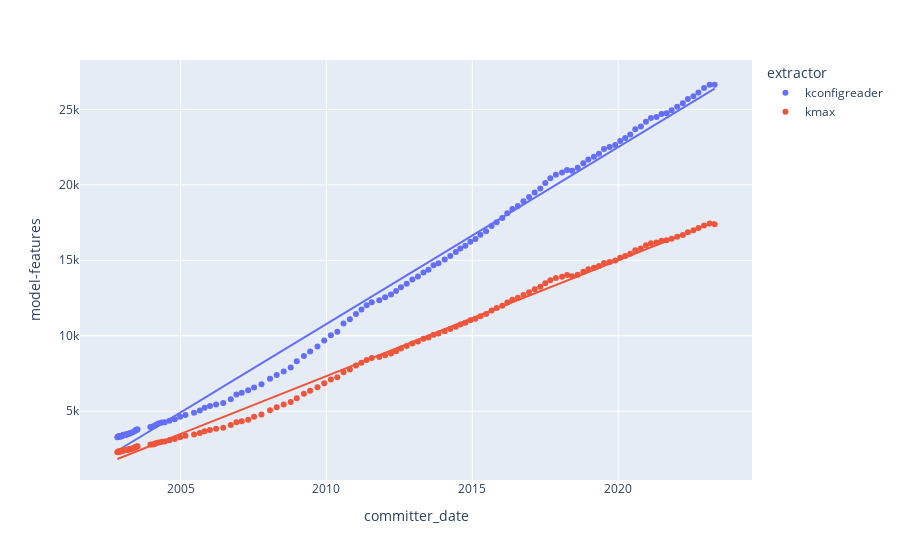

This figure's notebook cell:
### Code cell
fig = px.scatter(df, x='committer_date', y='model-features', hover_data=['revision'], trendline='ols', color='extractor')
print("~#features added per week (kconfigreader): " + str(int(added_weekly(fig, 0))))
print("~#features added per week (kmax): " + str(int(added_weekly(fig, 1))))
fig

### Figure 1 — Plotly figure (JSON) as saved in the notebook; plotly's stock layout.template omitted (floating-point values rounded to 4 significant figures; data arrays with more than 128 entries replaced by an {"elided": "..."} marker saying what was removed)
{"data": [{"customdata": {"elided": "136x1 str values"}, "hovertemplate": "extractor=kconfigreader<br>committer_date=%{x}<br>model-features=%{y}<br>revision=%{customdata[0]}<extra></extra>", "legendgroup": "kconfigreader", "marker": {"color": "#636efa", "symbol": "circle"}, "mode": "markers", "name": "kconfigreader", "orientation": "v", "showlegend": true, "type": "scatter", "x": {"elided": "136 str values"}, "xaxis": "x", "y": {"elided": "136 int values"}, "yaxis": "y"}, {"hovertemplate": "<b>OLS trendline</b><br>model-features = 3.71555e-05 * committer_date + -36122.6<br>R<sup>2</sup>=0.993040<br><br>extractor=kconfigreader<br>committer_date=%{x}<br>model-features=%{y} <b>(trend)</b><extra></extra>", "legendgroup": "kconfigreader", "marker": {"color": "#636efa", "symbol": "circle"}, "mode": "lines", "name": "kconfigreader", "showlegend": false, "type": "scatter", "x": {"elided": "136 str values"}, "xaxis": "x", "y": {"elided": "136 float values"}, "yaxis": "y"}, {"customdata": {"elided": "136x1 str values"}, "hovertemplate": "extractor=kmax<br>committer_date=%{x}<br>model-features=%{y}<br>revision=%{customdata[0]}<extra></extra>", "legendgroup": "kmax", "marker": {"color": "#EF553B", "symbol": "circle"}, "mode": "markers", "name": "kmax", "orientation": "v", "showlegend": true, "type": "scatter", "x": {"elided": "136 str values"}, "xaxis": "x", "y": {"elided": "136 int values"}, "yaxis": "y"}, {"hovertemplate": "<b>OLS trendline</b><br>model-features = 2.43169e-05 * committer_date + -23368<br>R<sup>2</sup>=0.995549<br><br>extractor=kmax<br>committer_date=%{x}<br>model-features=%{y} <b>(trend)</b><extra></extra>", "legendgroup": "kmax", "marker": {"color": "#EF553B", "symbol": "circle"}, "mode": "lines", "name": "kmax", "showlegend": false, "type": "scatter", "x": {"elided": "136 str values"}, "xaxis": "x", "y": {"elided": "136 float values"}, "yaxis": "y"}], "layout": {"legend": {"title": {"text": "extractor"}, "tracegroupgap": 0}, "margin": {"t": 60}, "xaxis": {"anchor": "y", "domain": [0, 1], "title": {"text": "committer_date"}}, "yaxis": {"anchor": "x", "domain": [0, 1], "title": {"text": "model-features"}}}}
